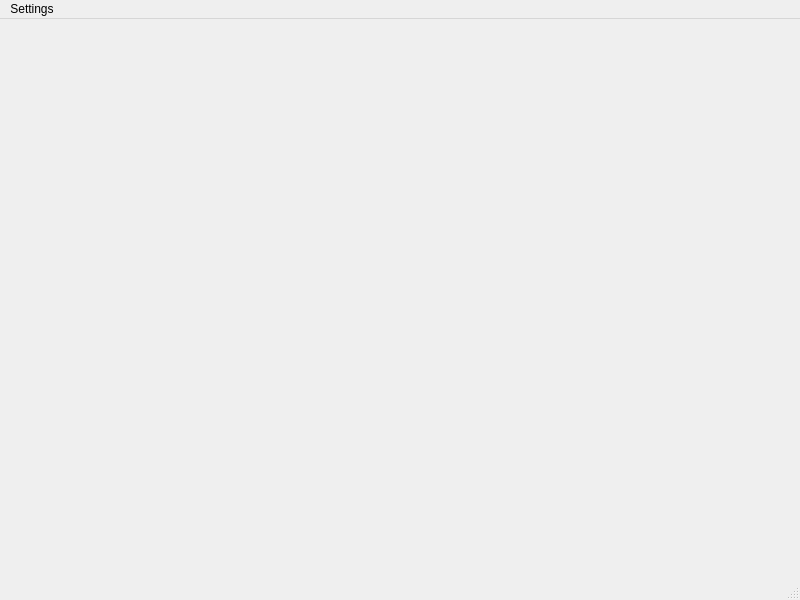
<?xml version="1.0" encoding="UTF-8"?>
<ui version="4.0">
 <class>MainWindow</class>
 <widget class="QMainWindow" name="MainWindow">
  <property name="geometry">
   <rect>
    <x>0</x>
    <y>0</y>
    <width>800</width>
    <height>600</height>
   </rect>
  </property>
  <property name="windowTitle">
   <string>SqlDiff</string>
  </property>
  <property name="windowOpacity">
   <double>1.000000000000000</double>
  </property>
  <widget class="QWidget" name="centralwidget"/>
  <widget class="QMenuBar" name="menubar">
   <property name="geometry">
    <rect>
     <x>0</x>
     <y>0</y>
     <width>800</width>
     <height>31</height>
    </rect>
   </property>
   <widget class="QMenu" name="menuSettings">
    <property name="title">
     <string>Settings</string>
    </property>
    <addaction name="actionDrivers"/>
   </widget>
   <addaction name="menuSettings"/>
  </widget>
  <widget class="QStatusBar" name="statusbar"/>
  <action name="actionDrivers">
   <property name="text">
    <string>Drivers</string>
   </property>
  </action>
 </widget>
 <resources/>
 <connections/>
</ui>
